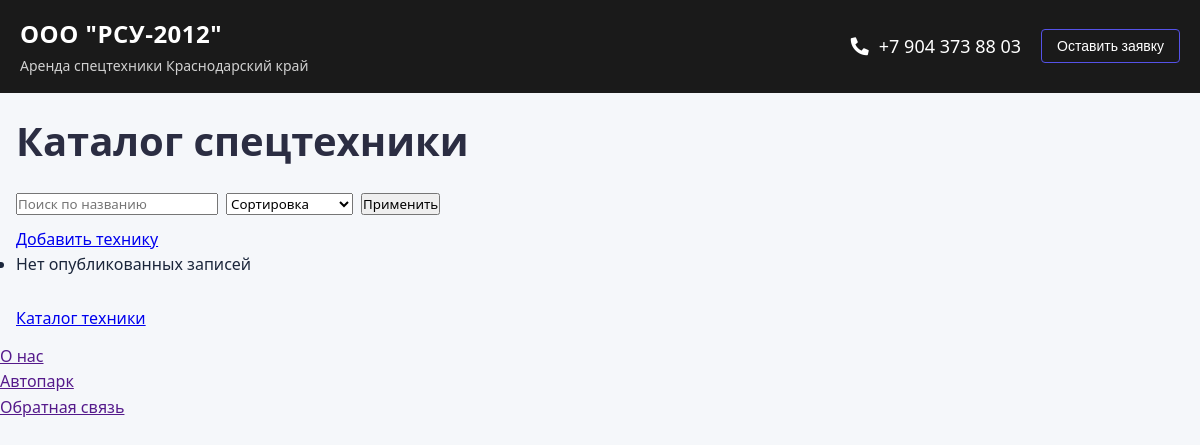
/equipment/, run on an earlier commit of the app's database.
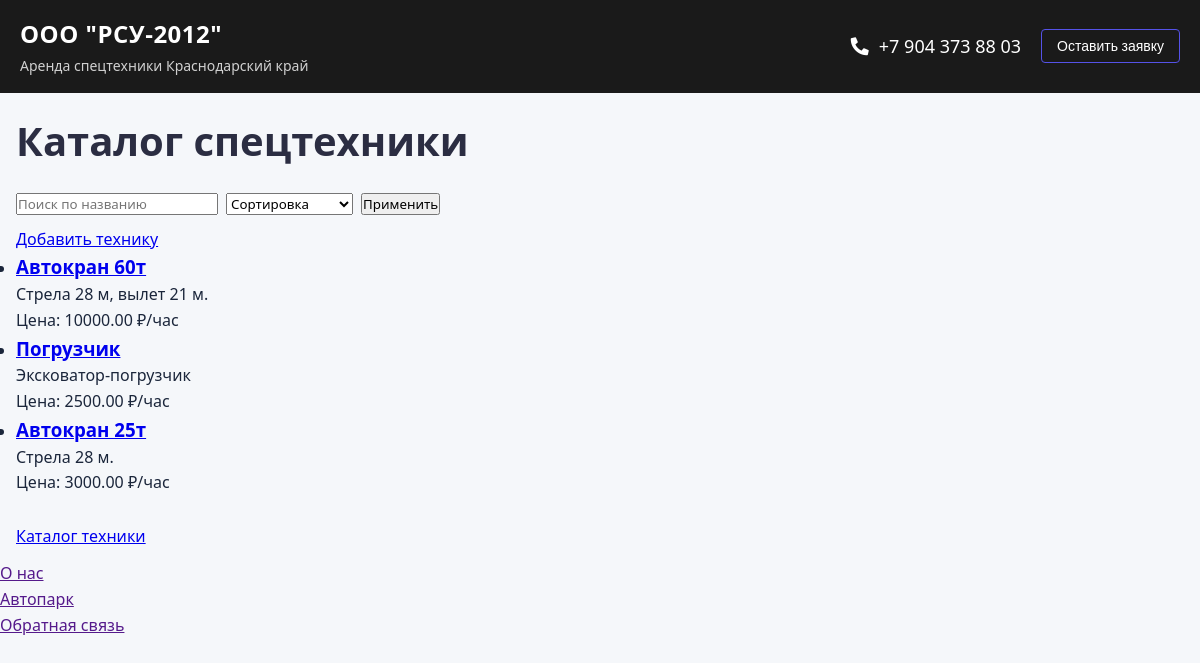
And on a later commit of the database.
### bid/models.py (models this page shows, shortened)
class Equipment(models.Model):
    class Status(models.IntegerChoices):
        DRAFT = 0, 'Черновик'
        PUBLISHED = 1, 'Опубликовано'
    title = models.CharField(max_length=255, verbose_name="Название техники")
    slug = models.SlugField(max_length=255, unique=True, db_index=True, verbose_name="URL")
    description = models.TextField(blank=True, verbose_name="Описание")
    price_per_hour = models.DecimalField(max_digits=10, decimal_places=2, verbose_name="Цена за час, ₽")
    time_create = models.DateTimeField(auto_now_add=True, verbose_name="Время создания")
    time_update = models.DateTimeField(auto_now=True, verbose_name="Время обновления")
    status = models.IntegerField(choices=Status.choices, default=Status.DRAFT, verbose_name="Публикация")
    manufacturer = models.ForeignKey(
        'Manufacturer',
        on_delete=models.SET_NULL,
        related_name='equipment',
        verbose_name="Производитель",
        null=True,
        blank=True,
    )
    tags = models.ManyToManyField(
        'Tag',
        related_name='equipment',
        verbose_name="Теги",
        blank=True,
    )
    objects = models.Manager()
    published = PublishedManager()
    class Meta:
        ordering = ['-time_create']
        indexes = [models.Index(fields=['-time_create'])]
        verbose_name = 'Единица техники'
        verbose_name_plural = 'Единицы техники'
    def get_absolute_url(self):
        return reverse('equipment_detail', kwargs={'equipment_slug': self.slug})

### bid/views.py (the view, shortened to what this page needs)
# urls.py: path('equipment/', views.EquipmentListView.as_view(), name='equipment_list'),
class EquipmentListView(ListView):
    model = Equipment
    template_name = 'bid/equipment_list.html'
    context_object_name = 'equipment_list'
    paginate_by = 10
    def get_queryset(self):
        queryset = Equipment.published.select_related('manufacturer').prefetch_related('tags').all()
        q = self.request.GET.get('q')
        sort = self.request.GET.get('sort')
        if q:
            queryset = queryset.filter(title__icontains=q)
        return queryset

### bid/models.py (called while the page is built)
    def get_queryset(self):
        return super().get_queryset().filter(status=Equipment.Status.PUBLISHED)

### homepage/templatetags/footernav.py (called while the page is built)
@register.simple_tag()
def get_categories():
    return views.menu

### templates/bid/equipment_list.html (shortened to what this page needs)
{% extends "base.html" %}
{% block content %}
<div class="container">
  <h1>Каталог спецтехники</h1>
  <form method="get" style="margin: 12px 0; display:flex; gap:8px; align-items:center;">
    <input type="text" name="q" value="{{ request.GET.q }}" placeholder="Поиск по названию" />
    <select name="sort">
      <option value="">Сортировка</option>
    </select>
    <button type="submit">Применить</button>
  </form>
  <p><a href="{% url 'equipment_create' %}">Добавить технику</a></p>
  <ul class="list-articles">
    {% for eq in equipment_list %}
      <li>
        <h3><a href="{{ eq.get_absolute_url }}">{{ eq.title }}</a></h3>
        <p>{{ eq.description|linebreaks|truncatewords:30 }}</p>
        <p>Цена: {{ eq.price_per_hour }} ₽/час</p>
      </li>
    {% empty %}
      <li>Нет опубликованных записей</li>
    {% endfor %}
  </ul>
</div>
{% endblock %}

What changed in the data, as far as the page shows it:
added Equipment: title "Автокран 60т", description "Стрела 28 м, вылет 21 м.", price_per_hour "10000.00"
added Equipment: title "Погрузчик", description "Эксковатор-погрузчик", price_per_hour "2500.00"
added Equipment: title "Автокран 25т", description "Стрела 28 м.", price_per_hour "3000.00"
Also different on the page:
text no longer shown: "Нет опубликованных записей"
